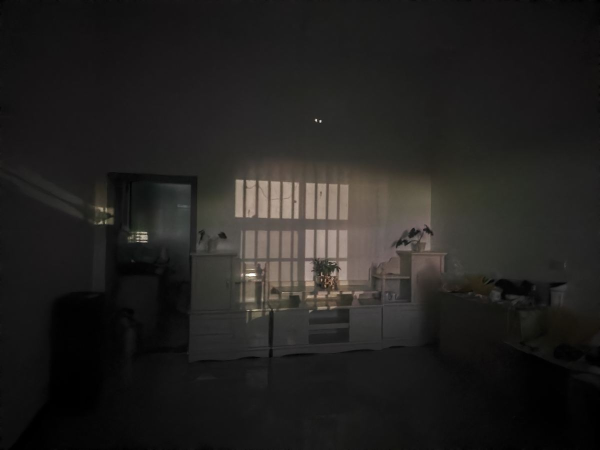
#> input picture assets/web/daily/daily-01.jpg, 1200 x 900 px, given as the content of the folder ers/watch/WorkBuddy/2026-10-25-16-02-14/site/assets/web/pink, which was not available (shown at 1/2 size)
$ python detect_upright.py   (older library calls are emulated)
#> lines starting #> are read from the running program, lines starting #| are printed output that depends on the picture; after the words box and inside, x2 and y2 are one past the last pixel; in counts of white or black regions, pixels touching at a corner belong together; pictures that were not available may be replaced by others from this repository, and a replacement may not be noted
import os, json, math
import cv2, numpy as np

ROOT = r'C:/Users/watch/WorkBuddy/2026-10-25-16-02-14'
WEB = os.path.join(ROOT, 'site/assets/web')

def strip_scores(img):
    g = cv2.cvtColor(img, cv2.COLOR_BGR2GRAY)
    g = cv2.resize(g, (320, 320), interpolation=cv2.INTER_AREA)
    edges = cv2.Canny(g, 45, 140)
    lines = cv2.HoughLinesP(edges, 1, np.pi / 180, threshold=45, minLineLength=70, maxLineGap=7)
    h = 0.0
    if lines is not None:
        for x1, y1, x2, y2 in np.asarray(lines).reshape(-1, 4):
            ang = abs(math.degrees(math.atan2(y2 - y1, x2 - x1)))
            if ang > 90:
                ang = 180 - ang
            if ang < 9:
                h += math.hypot(x2 - x1, y2 - y1)
    top = g[:90, :].astype(np.float32)
    bot = g[230:, :].astype(np.float32)
    sb = (top.mean() - bot.mean()) / 255.0
    vt = cv2.Laplacian(top, cv2.CV_32F).var()
    vb = cv2.Laplacian(bot, cv2.CV_32F).var()
    smooth = (vb - vt) / (vb + vt + 1.0)
    return h / 320.0, sb, smooth

def total(s):
    h, sb, sm = s
    return h * 1.0 + 2.2 * sb + 0.7 * sm

rows = []
for slug in ['pink', 'sunrise', 'dusk', 'daily', 'sky', 'flower']:
    d = os.path.join(WEB, slug)
    for fn in sorted(os.listdir(d)):
        if not fn.lower().endswith('.jpg'):
            continue
        p = os.path.join(d, fn)
        img = cv2.imread(p)
#> img is the input picture: shape (900, 1200, 3); mean B, G, R 31.7, 33.6, 35.1
        scores = {}
        for rot in (0, 90, 180, 270):
            if rot == 0:
                r = img
            elif rot == 90:
                r = cv2.rotate(img, cv2.ROTATE_90_CLOCKWISE)
            elif rot == 180:
                r = cv2.rotate(img, cv2.ROTATE_180)
            else:
                r = cv2.rotate(img, cv2.ROTATE_90_COUNTERCLOCKWISE)
            scores[rot] = strip_scores(r)
#> this loop made 4 passes
#> (sb in strip_scores, vt in strip_scores, vb in strip_scores, smooth in strip_scores) on passes 2 to 4: (-0.0266, 39.02, 12.43, -0.507), (-0.0329, 10.77, 15.25, 0.166), (0.0266, 12.43, 39.02, 0.507)
#> (lines in strip_scores, sb in strip_scores, vt in strip_scores, vb in strip_scores, smooth in strip_scores) on pass 1: ([[173, 230, 173, 130], [181, 202, 181, 131]], 0.0329, 15.25, 10.77, -0.166)
#> pass 1, in strip_scores, `g = cv2.resize(g, (320, 320), interpolation=cv2.INTER_AREA)`:
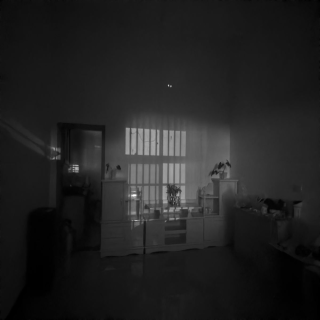
#> g: shape (320, 320); min 0, max 254, mean 33.9
#> pass 1, in strip_scores, `edges = cv2.Canny(g, 45, 140)`:
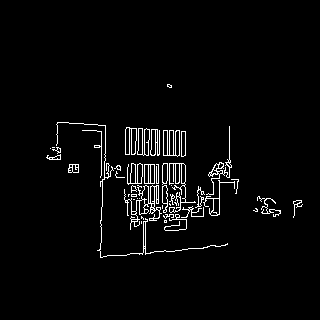
#> edges: shape (320, 320); 3.1% white in thin lines or dots, all inside (x1, y1, x2, y2) = (46, 84, 303, 258)
#> pass 1, in strip_scores, `top = g[:90, :].astype(np.float32)`:
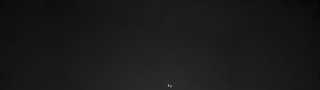
#> top: shape (90, 320) float32; min 0, max 197, mean 25.5
#> after the loop:
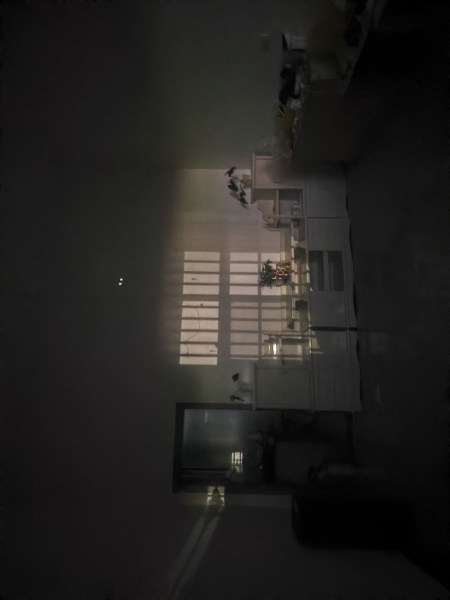
#> r: shape (1200, 900, 3) (shown at 1/2 size); mean B, G, R 31.7, 33.6, 35.1
#> after the loop, scores = {0: (0, 0.0329, -0.166), 90: (0.491, -0.0266, -0.507), 180: (0.266, -0.0329, 0.166), 270: (0.278, 0.0266, 0.507)}
        best = max(scores, key=lambda k: total(scores[k]))
#> in total, `h, sb, sm = s`: h = 0; sb = 0.0329; sm = -0.166
#> best = 270
        rows.append({
            'file': f'{slug}/{fn}', 'h': img.shape[0], 'w': img.shape[1],
            'best': best,
            'gain': round(total(scores[best]) - total(scores[0]), 3),
            'detail': {k: [round(x, 2) for x in v] for k, v in scores.items()},
        })
#> pass 3 of the loop `for slug in ['pink', 'sunrise', 'dusk', 'daily', 'sky', 'flower']:`:
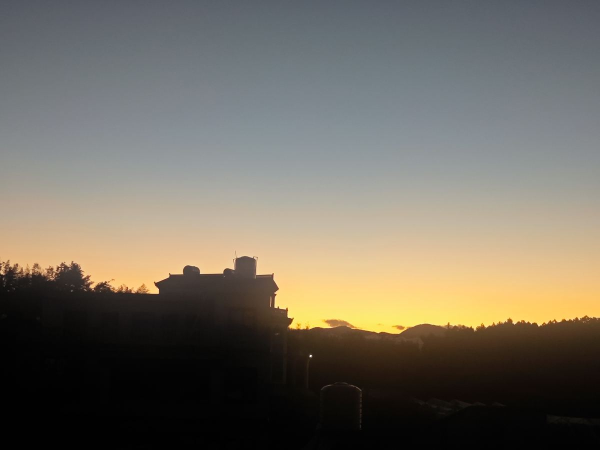
#> input picture assets/web/dusk/dusk-01.jpg, 1200 x 900 px, found by its file name (shown at 1/2 size)
#> img is the input picture: shape (900, 1200, 3); mean B, G, R 97, 108, 113.8
#> the loop `for rot in (0, 90, 180, 270):` made 4 passes
#> (sb in strip_scores, vt in strip_scores, vb in strip_scores, smooth in strip_scores) on passes 1 to 4: (0.389, 2.72, 127.1, 0.951), (-0.0936, 173.8, 84.91, -0.342), (-0.389, 127.1, 2.72, -0.951), (0.0936, 84.91, 173.8, 0.342)
#> pass 1, in strip_scores (call 9), `edges = cv2.Canny(g, 45, 140)`:
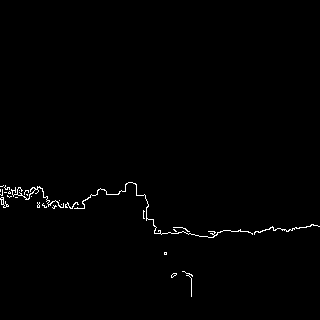
#> edges: shape (320, 320); 0.79% white in thin lines or dots, all inside (x1, y1, x2, y2) = (0, 182, 320, 297)
#> after the loop `for rot in (0, 90, 180, 270):`:
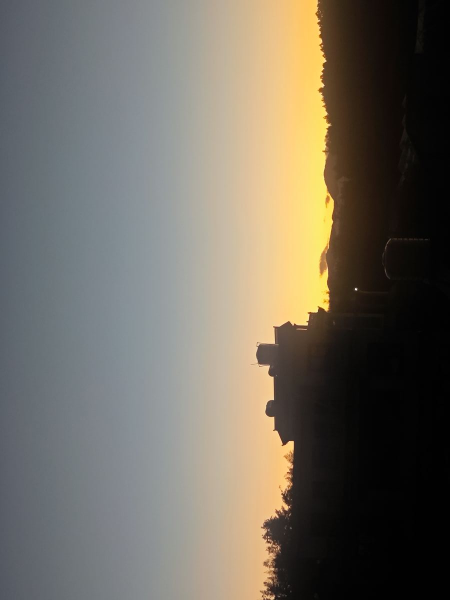
#> r: shape (1200, 900, 3) (shown at 1/2 size); mean B, G, R 97, 108, 113.8
#> after the loop `for rot in (0, 90, 180, 270):`: scores = {0: (0, 0.389, 0.951), 90: (0, -0.0936, -0.342), 180: (0, -0.389, -0.951), 270: (0, 0.0936, 0.342)}
#> best = 0
#> the loop made 6 passes; the first 3 are shown

rows.sort(key=lambda r: -r['gain'])
for r in rows:
    print(f"{r['file']:<22} {r['w']}x{r['h']} best={r['best']:>3} gain={r['gain']:+.2f}  " +
          '  '.join(f"{k}:{v[0]:.1f}/{v[1]:+.2f}/{v[2]:+.2f}" for k, v in r['detail'].items()))
json.dump(rows, open(os.path.join(ROOT, 'tmp/orient.json'), 'w'), ensure_ascii=False, indent=1)
